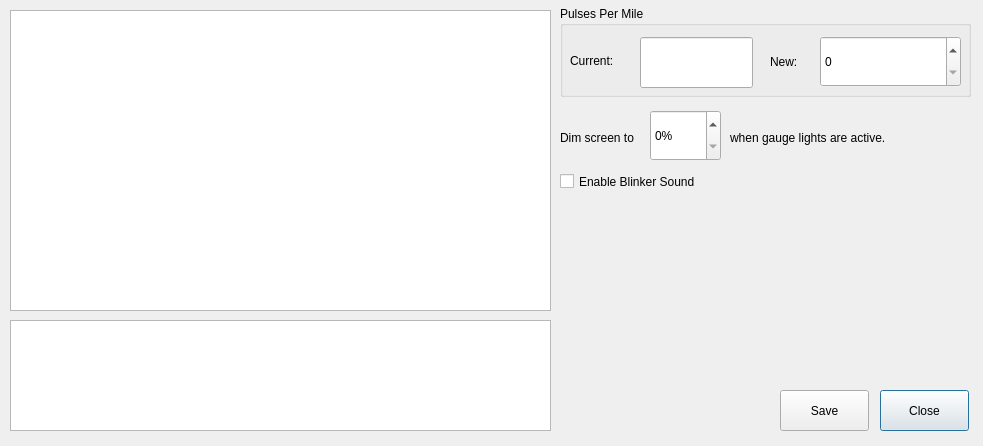
<?xml version="1.0" encoding="UTF-8"?>
<ui version="4.0">
 <class>HWDialog</class>
 <widget class="QDialog" name="HWDialog">
  <property name="geometry">
   <rect>
    <x>0</x>
    <y>0</y>
    <width>983</width>
    <height>446</height>
   </rect>
  </property>
  <property name="windowTitle">
   <string>Hardware Interface</string>
  </property>
  <widget class="QPlainTextEdit" name="plainTextEdit">
   <property name="geometry">
    <rect>
     <x>10</x>
     <y>10</y>
     <width>541</width>
     <height>301</height>
    </rect>
   </property>
   <property name="font">
    <font>
     <pointsize>9</pointsize>
    </font>
   </property>
  </widget>
  <widget class="QPushButton" name="closeButton">
   <property name="geometry">
    <rect>
     <x>880</x>
     <y>390</y>
     <width>89</width>
     <height>41</height>
    </rect>
   </property>
   <property name="text">
    <string>Close</string>
   </property>
  </widget>
  <widget class="QPushButton" name="saveButton">
   <property name="geometry">
    <rect>
     <x>780</x>
     <y>390</y>
     <width>89</width>
     <height>41</height>
    </rect>
   </property>
   <property name="text">
    <string>Save</string>
   </property>
  </widget>
  <widget class="QGroupBox" name="groupBox">
   <property name="geometry">
    <rect>
     <x>560</x>
     <y>6</y>
     <width>411</width>
     <height>91</height>
    </rect>
   </property>
   <property name="title">
    <string>Pulses Per Mile</string>
   </property>
   <widget class="QLabel" name="label_4">
    <property name="geometry">
     <rect>
      <x>10</x>
      <y>46</y>
      <width>67</width>
      <height>17</height>
     </rect>
    </property>
    <property name="text">
     <string>Current:</string>
    </property>
   </widget>
   <widget class="QLineEdit" name="ppmCurrent">
    <property name="geometry">
     <rect>
      <x>80</x>
      <y>31</y>
      <width>113</width>
      <height>51</height>
     </rect>
    </property>
    <property name="readOnly">
     <bool>true</bool>
    </property>
   </widget>
   <widget class="QSpinBox" name="ppmSpinBox">
    <property name="geometry">
     <rect>
      <x>260</x>
      <y>30</y>
      <width>141</width>
      <height>51</height>
     </rect>
    </property>
    <property name="autoFillBackground">
     <bool>true</bool>
    </property>
    <property name="buttonSymbols">
     <enum>QAbstractSpinBox::UpDownArrows</enum>
    </property>
    <property name="accelerated">
     <bool>true</bool>
    </property>
    <property name="maximum">
     <number>1000000</number>
    </property>
    <property name="singleStep">
     <number>10</number>
    </property>
   </widget>
   <widget class="QLabel" name="label_5">
    <property name="geometry">
     <rect>
      <x>210</x>
      <y>47</y>
      <width>41</width>
      <height>17</height>
     </rect>
    </property>
    <property name="text">
     <string>New:</string>
    </property>
   </widget>
  </widget>
  <widget class="QCheckBox" name="blinkerBox">
   <property name="geometry">
    <rect>
     <x>560</x>
     <y>170</y>
     <width>171</width>
     <height>23</height>
    </rect>
   </property>
   <property name="text">
    <string>Enable Blinker Sound</string>
   </property>
  </widget>
  <widget class="QSpinBox" name="screenDimmingSpinBox">
   <property name="geometry">
    <rect>
     <x>650</x>
     <y>110</y>
     <width>71</width>
     <height>51</height>
    </rect>
   </property>
   <property name="suffix">
    <string>%</string>
   </property>
   <property name="maximum">
    <number>100</number>
   </property>
   <property name="singleStep">
    <number>5</number>
   </property>
  </widget>
  <widget class="QLabel" name="label">
   <property name="geometry">
    <rect>
     <x>560</x>
     <y>130</y>
     <width>91</width>
     <height>16</height>
    </rect>
   </property>
   <property name="text">
    <string>Dim screen to </string>
   </property>
  </widget>
  <widget class="QLabel" name="label_2">
   <property name="geometry">
    <rect>
     <x>730</x>
     <y>130</y>
     <width>181</width>
     <height>16</height>
    </rect>
   </property>
   <property name="text">
    <string>when gauge lights are active.</string>
   </property>
  </widget>
  <widget class="QPlainTextEdit" name="configEdit">
   <property name="geometry">
    <rect>
     <x>10</x>
     <y>320</y>
     <width>541</width>
     <height>111</height>
    </rect>
   </property>
   <property name="font">
    <font>
     <pointsize>9</pointsize>
    </font>
   </property>
  </widget>
 </widget>
 <resources/>
 <connections>
  <connection>
   <sender>saveButton</sender>
   <signal>pressed()</signal>
   <receiver>HWDialog</receiver>
   <slot>accept()</slot>
   <hints>
    <hint type="sourcelabel">
     <x>824</x>
     <y>422</y>
    </hint>
    <hint type="destinationlabel">
     <x>491</x>
     <y>222</y>
    </hint>
   </hints>
  </connection>
  <connection>
   <sender>closeButton</sender>
   <signal>pressed()</signal>
   <receiver>HWDialog</receiver>
   <slot>reject()</slot>
   <hints>
    <hint type="sourcelabel">
     <x>924</x>
     <y>422</y>
    </hint>
    <hint type="destinationlabel">
     <x>491</x>
     <y>222</y>
    </hint>
   </hints>
  </connection>
 </connections>
</ui>
